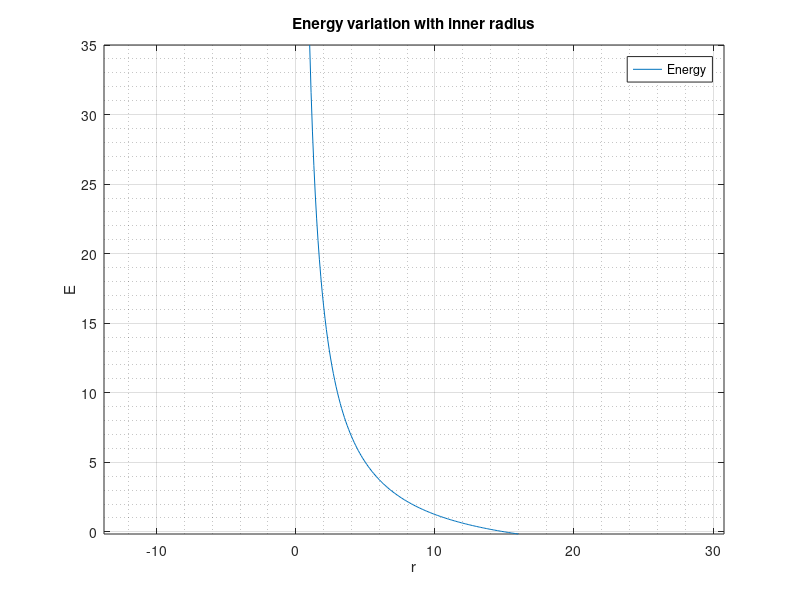

MATLAB code to generate this figure:
% Define the range of x values
x = 1:0.1:16;

% Calculate corresponding y values for y = x
y = 37.5*(1./x-1/15);

% Plot the function
plot(x, y);

% Add labels and title
xlabel('r');
ylabel('E');
title('Energy variation with inner radius');

% Display the grid
grid on;
grid minor;

legend('Energy')
% Display the plot
axis equal; % Optional: equal scaling for x and y axes